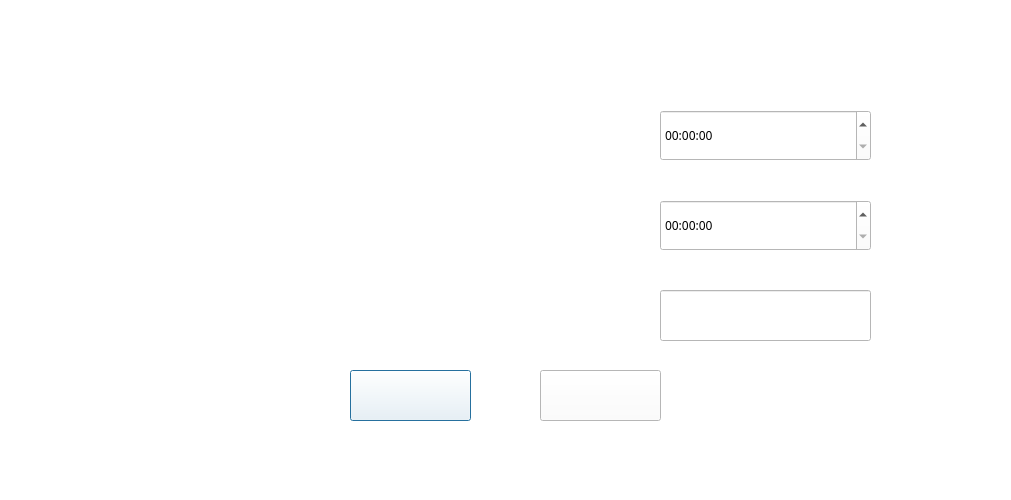
<?xml version="1.0" encoding="UTF-8"?>
<ui version="4.0">
 <class>AddEventScreen</class>
 <widget class="QDialog" name="AddEventScreen">
  <property name="geometry">
   <rect>
    <x>0</x>
    <y>0</y>
    <width>1011</width>
    <height>500</height>
   </rect>
  </property>
  <property name="palette">
   <palette>
    <active>
     <colorrole role="WindowText">
      <brush brushstyle="SolidPattern">
       <color alpha="255">
        <red>0</red>
        <green>0</green>
        <blue>0</blue>
       </color>
      </brush>
     </colorrole>
     <colorrole role="Button">
      <brush brushstyle="SolidPattern">
       <color alpha="255">
        <red>255</red>
        <green>255</green>
        <blue>255</blue>
       </color>
      </brush>
     </colorrole>
     <colorrole role="Midlight">
      <brush brushstyle="SolidPattern">
       <color alpha="255">
        <red>255</red>
        <green>255</green>
        <blue>255</blue>
       </color>
      </brush>
     </colorrole>
     <colorrole role="Dark">
      <brush brushstyle="SolidPattern">
       <color alpha="255">
        <red>255</red>
        <green>255</green>
        <blue>255</blue>
       </color>
      </brush>
     </colorrole>
     <colorrole role="Mid">
      <brush brushstyle="SolidPattern">
       <color alpha="255">
        <red>255</red>
        <green>255</green>
        <blue>255</blue>
       </color>
      </brush>
     </colorrole>
     <colorrole role="Text">
      <brush brushstyle="SolidPattern">
       <color alpha="255">
        <red>0</red>
        <green>0</green>
        <blue>0</blue>
       </color>
      </brush>
     </colorrole>
     <colorrole role="ButtonText">
      <brush brushstyle="SolidPattern">
       <color alpha="255">
        <red>0</red>
        <green>0</green>
        <blue>0</blue>
       </color>
      </brush>
     </colorrole>
     <colorrole role="Base">
      <brush brushstyle="SolidPattern">
       <color alpha="255">
        <red>255</red>
        <green>255</green>
        <blue>255</blue>
       </color>
      </brush>
     </colorrole>
     <colorrole role="Window">
      <brush brushstyle="SolidPattern">
       <color alpha="255">
        <red>255</red>
        <green>255</green>
        <blue>255</blue>
       </color>
      </brush>
     </colorrole>
     <colorrole role="AlternateBase">
      <brush brushstyle="SolidPattern">
       <color alpha="255">
        <red>255</red>
        <green>255</green>
        <blue>255</blue>
       </color>
      </brush>
     </colorrole>
     <colorrole role="PlaceholderText">
      <brush brushstyle="SolidPattern">
       <color alpha="128">
        <red>0</red>
        <green>0</green>
        <blue>0</blue>
       </color>
      </brush>
     </colorrole>
    </active>
    <inactive>
     <colorrole role="WindowText">
      <brush brushstyle="SolidPattern">
       <color alpha="255">
        <red>0</red>
        <green>0</green>
        <blue>0</blue>
       </color>
      </brush>
     </colorrole>
     <colorrole role="Button">
      <brush brushstyle="SolidPattern">
       <color alpha="255">
        <red>255</red>
        <green>255</green>
        <blue>255</blue>
       </color>
      </brush>
     </colorrole>
     <colorrole role="Midlight">
      <brush brushstyle="SolidPattern">
       <color alpha="255">
        <red>255</red>
        <green>255</green>
        <blue>255</blue>
       </color>
      </brush>
     </colorrole>
     <colorrole role="Dark">
      <brush brushstyle="SolidPattern">
       <color alpha="255">
        <red>255</red>
        <green>255</green>
        <blue>255</blue>
       </color>
      </brush>
     </colorrole>
     <colorrole role="Mid">
      <brush brushstyle="SolidPattern">
       <color alpha="255">
        <red>255</red>
        <green>255</green>
        <blue>255</blue>
       </color>
      </brush>
     </colorrole>
     <colorrole role="Text">
      <brush brushstyle="SolidPattern">
       <color alpha="255">
        <red>0</red>
        <green>0</green>
        <blue>0</blue>
       </color>
      </brush>
     </colorrole>
     <colorrole role="ButtonText">
      <brush brushstyle="SolidPattern">
       <color alpha="255">
        <red>0</red>
        <green>0</green>
        <blue>0</blue>
       </color>
      </brush>
     </colorrole>
     <colorrole role="Base">
      <brush brushstyle="SolidPattern">
       <color alpha="255">
        <red>255</red>
        <green>255</green>
        <blue>255</blue>
       </color>
      </brush>
     </colorrole>
     <colorrole role="Window">
      <brush brushstyle="SolidPattern">
       <color alpha="255">
        <red>255</red>
        <green>255</green>
        <blue>255</blue>
       </color>
      </brush>
     </colorrole>
     <colorrole role="AlternateBase">
      <brush brushstyle="SolidPattern">
       <color alpha="255">
        <red>255</red>
        <green>255</green>
        <blue>255</blue>
       </color>
      </brush>
     </colorrole>
     <colorrole role="PlaceholderText">
      <brush brushstyle="SolidPattern">
       <color alpha="128">
        <red>0</red>
        <green>0</green>
        <blue>0</blue>
       </color>
      </brush>
     </colorrole>
    </inactive>
    <disabled>
     <colorrole role="WindowText">
      <brush brushstyle="SolidPattern">
       <color alpha="255">
        <red>255</red>
        <green>255</green>
        <blue>255</blue>
       </color>
      </brush>
     </colorrole>
     <colorrole role="Button">
      <brush brushstyle="SolidPattern">
       <color alpha="255">
        <red>255</red>
        <green>255</green>
        <blue>255</blue>
       </color>
      </brush>
     </colorrole>
     <colorrole role="Midlight">
      <brush brushstyle="SolidPattern">
       <color alpha="255">
        <red>255</red>
        <green>255</green>
        <blue>255</blue>
       </color>
      </brush>
     </colorrole>
     <colorrole role="Dark">
      <brush brushstyle="SolidPattern">
       <color alpha="255">
        <red>255</red>
        <green>255</green>
        <blue>255</blue>
       </color>
      </brush>
     </colorrole>
     <colorrole role="Mid">
      <brush brushstyle="SolidPattern">
       <color alpha="255">
        <red>255</red>
        <green>255</green>
        <blue>255</blue>
       </color>
      </brush>
     </colorrole>
     <colorrole role="Text">
      <brush brushstyle="SolidPattern">
       <color alpha="255">
        <red>255</red>
        <green>255</green>
        <blue>255</blue>
       </color>
      </brush>
     </colorrole>
     <colorrole role="ButtonText">
      <brush brushstyle="SolidPattern">
       <color alpha="255">
        <red>255</red>
        <green>255</green>
        <blue>255</blue>
       </color>
      </brush>
     </colorrole>
     <colorrole role="Base">
      <brush brushstyle="SolidPattern">
       <color alpha="255">
        <red>255</red>
        <green>255</green>
        <blue>255</blue>
       </color>
      </brush>
     </colorrole>
     <colorrole role="Window">
      <brush brushstyle="SolidPattern">
       <color alpha="255">
        <red>255</red>
        <green>255</green>
        <blue>255</blue>
       </color>
      </brush>
     </colorrole>
     <colorrole role="AlternateBase">
      <brush brushstyle="SolidPattern">
       <color alpha="255">
        <red>255</red>
        <green>255</green>
        <blue>255</blue>
       </color>
      </brush>
     </colorrole>
     <colorrole role="PlaceholderText">
      <brush brushstyle="SolidPattern">
       <color alpha="128">
        <red>0</red>
        <green>0</green>
        <blue>0</blue>
       </color>
      </brush>
     </colorrole>
    </disabled>
   </palette>
  </property>
  <property name="cursor">
   <cursorShape>ArrowCursor</cursorShape>
  </property>
  <property name="windowTitle">
   <string>Dialog</string>
  </property>
  <widget class="QTimeEdit" name="inptimestart">
   <property name="geometry">
    <rect>
     <x>660</x>
     <y>110</y>
     <width>211</width>
     <height>51</height>
    </rect>
   </property>
   <property name="font">
    <font>
     <family>Arial Rounded MT Bold</family>
     <pointsize>9</pointsize>
    </font>
   </property>
  </widget>
  <widget class="QTimeEdit" name="inptimefinish">
   <property name="geometry">
    <rect>
     <x>660</x>
     <y>200</y>
     <width>211</width>
     <height>51</height>
    </rect>
   </property>
   <property name="font">
    <font>
     <family>Arial Rounded MT Bold</family>
     <pointsize>9</pointsize>
    </font>
   </property>
  </widget>
  <widget class="QLineEdit" name="lineEdit">
   <property name="geometry">
    <rect>
     <x>660</x>
     <y>290</y>
     <width>211</width>
     <height>51</height>
    </rect>
   </property>
   <property name="font">
    <font>
     <family>Arial Rounded MT Bold</family>
     <pointsize>9</pointsize>
    </font>
   </property>
   <property name="inputMask">
    <string/>
   </property>
   <property name="text">
    <string/>
   </property>
   <property name="alignment">
    <set>Qt::AlignCenter</set>
   </property>
  </widget>
  <widget class="QPushButton" name="addbutton">
   <property name="enabled">
    <bool>true</bool>
   </property>
   <property name="geometry">
    <rect>
     <x>350</x>
     <y>370</y>
     <width>121</width>
     <height>51</height>
    </rect>
   </property>
   <property name="sizePolicy">
    <sizepolicy hsizetype="Minimum" vsizetype="Fixed">
     <horstretch>0</horstretch>
     <verstretch>0</verstretch>
    </sizepolicy>
   </property>
   <property name="cursor">
    <cursorShape>PointingHandCursor</cursorShape>
   </property>
   <property name="layoutDirection">
    <enum>Qt::LeftToRight</enum>
   </property>
   <property name="autoFillBackground">
    <bool>false</bool>
   </property>
   <property name="text">
    <string/>
   </property>
   <property name="icon">
    <iconset resource="starting_image.qrc">
     <normaloff>:/img/okbutt.jpg</normaloff>:/img/okbutt.jpg</iconset>
   </property>
   <property name="iconSize">
    <size>
     <width>200</width>
     <height>208</height>
    </size>
   </property>
   <property name="autoRepeat">
    <bool>false</bool>
   </property>
  </widget>
  <widget class="QPushButton" name="cancelbutton">
   <property name="geometry">
    <rect>
     <x>540</x>
     <y>370</y>
     <width>121</width>
     <height>51</height>
    </rect>
   </property>
   <property name="cursor">
    <cursorShape>PointingHandCursor</cursorShape>
   </property>
   <property name="text">
    <string/>
   </property>
   <property name="icon">
    <iconset resource="starting_image.qrc">
     <normaloff>:/img/cancbutt.jpg</normaloff>:/img/cancbutt.jpg</iconset>
   </property>
   <property name="iconSize">
    <size>
     <width>300</width>
     <height>200</height>
    </size>
   </property>
  </widget>
  <widget class="QLabel" name="starthourtxt">
   <property name="geometry">
    <rect>
     <x>40</x>
     <y>115</y>
     <width>611</width>
     <height>41</height>
    </rect>
   </property>
   <property name="text">
    <string/>
   </property>
   <property name="pixmap">
    <pixmap resource="starting_image.qrc">:/img/start_hour.jpg</pixmap>
   </property>
  </widget>
  <widget class="QLabel" name="finhourtxt">
   <property name="geometry">
    <rect>
     <x>40</x>
     <y>200</y>
     <width>611</width>
     <height>51</height>
    </rect>
   </property>
   <property name="text">
    <string/>
   </property>
   <property name="pixmap">
    <pixmap resource="starting_image.qrc">:/img/finish_hour.jpg</pixmap>
   </property>
  </widget>
  <widget class="QLabel" name="typeTreningtxt">
   <property name="geometry">
    <rect>
     <x>40</x>
     <y>290</y>
     <width>601</width>
     <height>51</height>
    </rect>
   </property>
   <property name="text">
    <string/>
   </property>
   <property name="pixmap">
    <pixmap resource="starting_image.qrc">:/img/type_of_trainging.jpg</pixmap>
   </property>
  </widget>
  <widget class="QLabel" name="infotxt">
   <property name="geometry">
    <rect>
     <x>250</x>
     <y>440</y>
     <width>511</width>
     <height>41</height>
    </rect>
   </property>
   <property name="font">
    <font>
     <pointsize>9</pointsize>
     <weight>75</weight>
     <bold>true</bold>
    </font>
   </property>
   <property name="text">
    <string/>
   </property>
  </widget>
  <widget class="QLabel" name="hellotxt">
   <property name="geometry">
    <rect>
     <x>-10</x>
     <y>10</y>
     <width>991</width>
     <height>61</height>
    </rect>
   </property>
   <property name="text">
    <string/>
   </property>
   <property name="pixmap">
    <pixmap resource="starting_image.qrc">:/img/add_training_text.jpg</pixmap>
   </property>
  </widget>
 </widget>
 <resources>
  <include location="starting_image.qrc"/>
 </resources>
 <connections/>
</ui>
